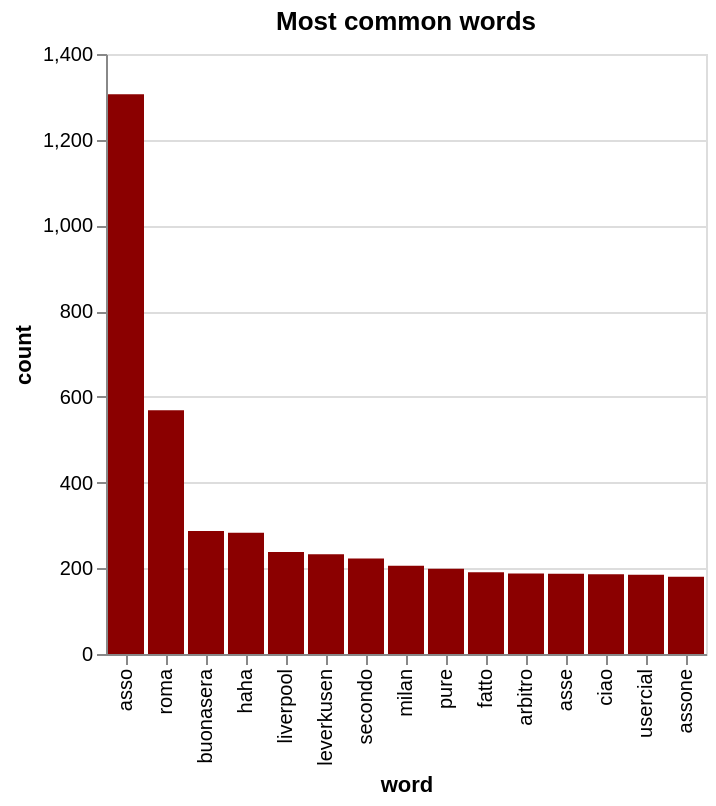

Write a Vega-Lite specification for this figure.
### Vega-Lite specification from a JSON file in a GitHub repository (floating-point values rounded to 4 significant figures)
{"config": {"view": {"continuousWidth": 400, "continuousHeight": 300}}, "data": {"name": "data-3ba0d338c54413642ca2d68fbc92e871"}, "mark": {"type": "bar", "color": "darkred", "tooltip": true}, "encoding": {"x": {"field": "word", "sort": null, "type": "nominal"}, "y": {"field": "count", "type": "quantitative"}}, "title": "Most common words", "width": "container", "$schema": "https://vega.github.io/schema/vega-lite/v4.17.0.json", "datasets": {"data-3ba0d338c54413642ca2d68fbc92e871": [{"word": "asso", "count": 1306}, {"word": "roma", "count": 569}, {"word": "buonasera", "count": 287}, {"word": "haha", "count": 283}, {"word": "liverpool", "count": 238}, {"word": "leverkusen", "count": 233}, {"word": "secondo", "count": 223}, {"word": "milan", "count": 206}, {"word": "pure", "count": 199}, {"word": "fatto", "count": 191}, {"word": "arbitro", "count": 188}, {"word": "asse", "count": 187}, {"word": "ciao", "count": 186}, {"word": "usercial", "count": 185}, {"word": "assone", "count": 180}]}}
